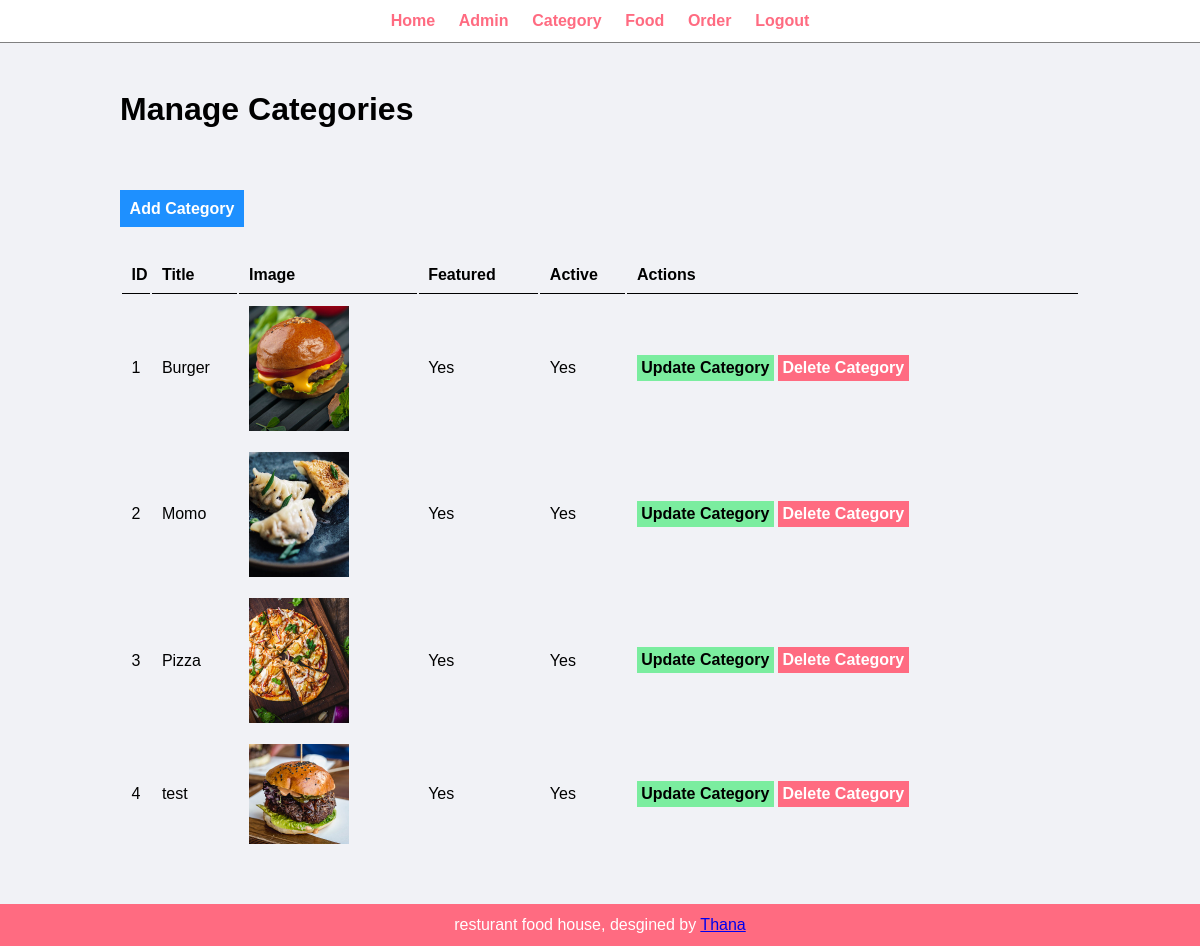
/admin/manage-cate.php (signed in), run on the app's committed database.
### tables this page shows
CREATE TABLE IF NOT EXISTS `tbl_category` (
  `id` int(10) unsigned NOT NULL AUTO_INCREMENT,
  `title` varchar(100) NOT NULL,
  `image_name` varchar(255) NOT NULL,
  `featured` varchar(10) NOT NULL,
  `active` varchar(10) NOT NULL,
  PRIMARY KEY (`id`)
);

### admin/manage-cate.php (the view, shortened to what this page needs)
<?php include('partials/menu.php') ?>
<div class="main-content">
        <div class="wrapper">
               <h1>Manage Categories</h1>
               <br> <br>
               <br><br>
               <a href="<?php echo  SITEURL; ?>admin/add-cate.php" class="btn-primary">Add Category</a>
               <br> <br> <br>
               <table class="tbl-full">
                  <tr>
                      <th>ID</th>
                      <th>Title</th>
                      <th>Image</th>
                      <th>Featured</th>
                      <th>Active</th>
                      <th>Actions</th>
                  </tr>
                  <?php
                      $sql = "SELECT * from tbl_category" ;
                      $res = mysqli_query($con,$sql) ;
                      if($res==true){
                            $count = mysqli_num_rows($res) ;
                          $sn=1;
                          if($count>0){
                            while($rows = mysqli_fetch_assoc($res)){
                              $id = $rows['id'] ;
                              $title = $rows['title'] ;
                              $image_name = $rows['image_name'] ;
                              $featured = $rows['featured'] ;
                              $active = $rows['active'] ;
                              ?>
                              <tr>
                                <td><?php echo $sn++?></td>
                                <td><?php echo $title?></td>
                                <td>
                                  <?php
                                    if($image_name!="")
                                    {
                                      ?>
                                        <img src="<?php echo SITEURL; ?>images/category/<?php echo $image_name; ?> " width=100px >
                                      <?php
                                    }
                                    else
                                    {
                                      echo "<div class='error'>Image Not Added</div>";
                                    }
                                  ?>
                                </td>
                                <td><?php echo $featured?></td>
                                <td><?php echo $active?></td>
                                <td>
                                    <a href="<?php echo  SITEURL; ?>admin/update-cate.php?id=<?php echo $id; ?>" class="btn-secondary">Update Category</a>
                                    <a href="<?php echo  SITEURL; ?>admin/delete-cate.php?id=<?php echo $id; ?>&image_name=<?php echo $image_name; ?>" class="btn-danger">Delete Category</a>
                                </td>
                              </tr>
                              <?php
                            }
                          }
                          else{
                            ?>
                            <tr>
                              <td colspan="6"><div class="error">No Category Added</div></td>
                            </tr>
                            <?php
                          }
                      }
                  ?>
               </table>
            </div>
        </div>
<?php include('partials/footer.php') ?>

### admin/partials/menu.php (shortened to what this page needs)
<html>
    <head>
        <link rel="stylesheet" href="../css/admin-style.css">
    </head>
    <body>
        <div class="menu text-center">
            <div class="wrapper">
               <ul>
                   <li><a href="index.php">Home</a></li>
                   <li><a href="manage-admin.php">Admin</a></li>
                   <li><a href="manage-cate.php">Category</a></li>
                   <li><a href="manage-food.php">Food</a></li>
                   <li><a href="manage-order.php">Order</a></li>
                   <li><a href="logout.php">Logout</a></li>
               </ul>
            </div>
        </div>

### admin/partials/footer.php
<div class="footer">
        <div class="wrapper">
               <p class="text-center">resturant food house, desgined by <a href="#">Thana</a> </p>
            </div>
        </div>
    </body>
</html>

### css/admin-style.css (style rules this page uses)
* { margin: 0; padding: 0; font-family: Arial, Helvetica, sans-serif; }
.wrapper { padding: 1%; width: 80%; margin: 0 auto; }
.text-center { text-align: center; }
.tbl-full { width: 100%; }
table tr th { border-bottom: 1px solid black; padding: 1%; text-align: left; }
table tr td { padding: 1%; }
.btn-primary { background-color: #1e90ff; padding: 1%; color: white; text-decoration: none; font-weight: bold; }
.btn-secondary { background-color: #7bed9f; padding: 1%; color: black; text-decoration: none; font-weight: bold; }
.btn-danger { background-color: #ff6b81; padding: 1%; color: white; text-decoration: none; font-weight: bold; }
.menu { border-bottom: 1px solid grey; }
.menu ul { list-style: none; }
.menu ul li { display: inline; padding: 1%; }
.menu ul li a { text-decoration: none; color: #ff6b81; font-weight: bold; }
.main-content { background-color: #f1f2f6; padding: 3% 0; }
.footer { background-color: #ff6b81; color: white; }

### data on the page
tbl_category: title "Burger", image_name (picture), featured "Yes", active "Yes"
tbl_category: title "Momo", image_name (picture), featured "Yes", active "Yes"
tbl_category: title "Pizza", image_name (picture), featured "Yes", active "Yes"
tbl_category: title "test", image_name (picture), featured "Yes", active "Yes"
